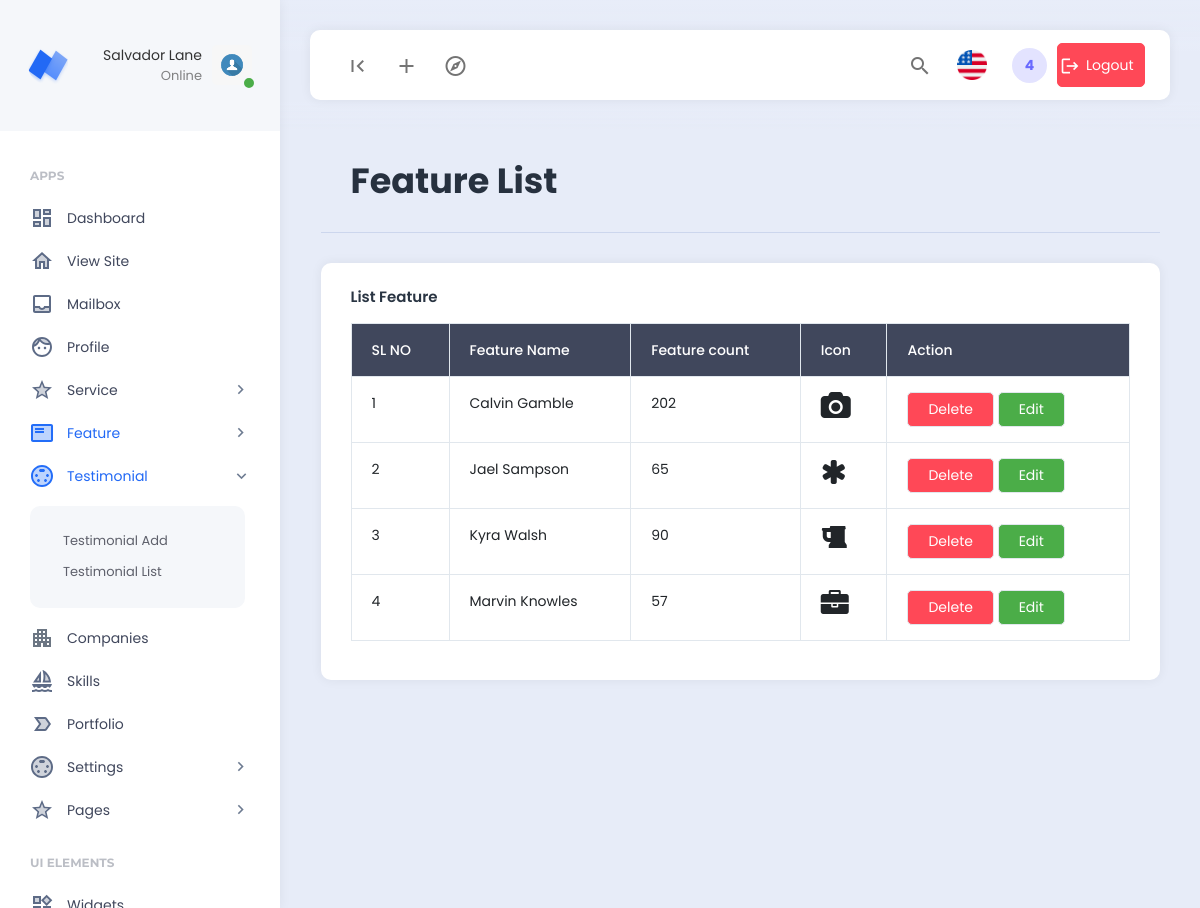
Page /dashboard/feature_list.php (signed in) on the committed database.
### tables this page shows
CREATE TABLE `users` (
  `id` int(11) NOT NULL,
  `name` varchar(100) NOT NULL,
  `email` varchar(100) NOT NULL,
  `password` varchar(100) NOT NULL,
  `phone_number` varchar(20) DEFAULT NULL,
  `account_status` varchar(20) NOT NULL DEFAULT 'active',
  `profile_photo` varchar(200) NOT NULL DEFAULT 'default_profile_photo.jpg'
);

CREATE TABLE `features` (
  `id` int(11) NOT NULL,
  `features_name` varchar(100) NOT NULL,
  `features_count` varchar(100) NOT NULL,
  `features_icon` varchar(100) NOT NULL
);

### dashboard/feature_list.php (the view, shortened to what this page needs)
<?php require_once "includes/header.php"; ?>
<div class="container">
    <div class="row">
        <div class="col">
            <div class="page-description">
                <h1>Feature List</h1>
            </div>
        </div>
    </div>
    <div class="row">
        <div class="col-md-12">
            <div class="card">
                <div class="card-header">
                    <h5 class="card-title">List Feature</h5>
                </div>
                <div class="card-body">
                    <table class="table table-bordered">
                        <thead class="table-dark">
                            <tr>
                                <th>SL NO</th>
                                <th>Feature Name</th>
                                <th>Feature count</th>
                                <th>Icon</th>
                                <th>Action</th>
                            </tr>
                        </thead>
                        <tbody>
                            <?php
                                $select_query = "SELECT * FROM `features`";
                                $features = mysqli_query($db_connect, $select_query);
                                $serial = 1;
                            ?>
                            <?php foreach($features as $feature): ?>
                                <tr>
                                    <td><?=$serial++ ?></td>
                                    <td><?=$feature['features_name'] ?></td>
                                    <td><?=$feature['features_count'] ?></td>
                                    <td><i class="fa-2x <?=$feature['features_icon'] ?>"></i></td>
                                    <td>
                                        <button value="feature_delete.php?id=<?= $feature['id'] ?>" class="btn btn-danger delete_btn">Delete</button>
                                        <a href="feature_edit.php?id=<?= $feature['id'] ?>" class="btn btn-success">Edit</a>
                                    </td>
                                </tr>
                            <?php endforeach; ?>
                        </tbody>
                    </table>
                </div>
            </div>
        </div>
    </div>
</div>
<?php require_once "includes/footer.php"; ?>

### dashboard/includes/navbar.php (shortened to what this page needs)
<div class="app-sidebar">
    <div class="logo">
        <a href="dashboard.php" class="logo-icon"><span class="logo-text">Neptune</span></a>
        <div class="sidebar-user-switcher user-activity-online">
            <a href="#">
                <img src="uploads/profile_photos/<?=$profile_photo?>">
                <span class="activity-indicator"></span>
                <span class="user-info-text"><?= (isset($_SESSION['s_name'])) ? $_SESSION['s_name'] : "" ?><br><span class="user-state-info">Online</span></span>
            </a>
        </div>
    </div>
    <div class="app-menu">
        <ul class="accordion-menu">
            <li class="sidebar-title">
                Apps
            </li>
            <li class="<?=($page_name == 'dashboard.php') ? 'active-page':'' ?>">
                <a href="dashboard.php" class="active"><i class="material-icons-two-tone">dashboard</i>Dashboard</a>
            </li>
            <li >
                <a href="../index.php" target="_blank" class="active"><i class="material-icons-two-tone">home</i>View Site</a>
            </li>
            <li class="<?=($page_name == 'mailbox.php') ? 'active-page':'' ?>">
                <a href="mailbox.php" class="active"><i class="material-icons-two-tone">inbox</i>Mailbox
                </a>
            </li>
            <li class="<?=($page_name == 'profile.php') ? 'active-page':'' ?>">
                <a href="profile.php"><i class="material-icons-two-tone">face</i>Profile</a>
            </li>
            <li class="<?=($page_name == 'services_add.php' || $page_name == 'services_list.php') ? 'active-page':'' ?>">
                <a href=""><i class="material-icons-two-tone">star</i>Service<i class="material-icons has-sub-menu">keyboard_arrow_right</i></a>
            </li>
            <li class="<?=($page_name == 'feature_add.php' || $page_name == 'feature_list.php') ? 'active-page':'' ?>">
                <a href=""><i class="material-icons-two-tone">featured_play_list </i>Feature<i class="material-icons has-sub-menu">keyboard_arrow_right</i></a>
            </li>
            <li class="<?=($page_name == 'testimonial_add.php' || $page_name == 'feature_list.php') ? 'active-page':'' ?>">
                <a href=""><i class="material-icons-two-tone">settings_input_svideo </i>Testimonial<i class="material-icons has-sub-menu">keyboard_arrow_right</i></a>
                <ul class="sub-menu">
                    <li>
                        <a class="<?=($page_name == 'testimonial_add.php') ? 'active':'' ?>" href="testimonial_add.php">Testimonial Add</a>
                    </li>
                    <li>
                        <a class="<?=($page_name == 'testimonial_list.php') ? 'active':'' ?>" href="testimonial_list.php">Testimonial List</a>
                    </li>
                </ul>
            </li>
            <li class="<?=($page_name == 'companies_add.php') ? 'active-page':'' ?>">
                <a href="companies_add.php"><i class="material-icons-two-tone">apartment</i>Companies</a>
            </li>
            <li class="<?=($page_name == 'skill_add.php') ? 'active-page':'' ?>">
                <a href="skill_add.php"><i class="material-icons-two-tone">sailing </i>Skills</a>
            </li>
            <li class="<?=($page_name == 'portfolio.php') ? 'active-page':'' ?>">
                <a href="portfolio.php"><i class="material-icons-two-tone">label_important</i>Portfolio</a>
            </li>
            <li class="<?=($page_name == 'settings.php' || $page_name == 'socialmedia_add.php') ? 'active-page':'' ?>">
                <a href=""><i class="material-icons-two-tone">settings_input_svideo </i>Settings<i class="material-icons has-sub-menu">keyboard_arrow_right</i></a>
            </li>
            <li>
                <a href=""><i class="material-icons-two-tone">star</i>Pages<i class="material-icons has-sub-menu">keyboard_arrow_right</i></a>
            </li>
            <li class="sidebar-title">
                UI Elements
            </li>
            <li>
                <a href="#"><i class="material-icons-two-tone">widgets</i>Widgets</a>
            </li>
        </ul>
    </div>
</div>

### rows in the picture
users: profile_photo (placeholder picture)
features: features_name "Calvin Gamble", features_count "202"
features: features_name "Jael Sampson", features_count "65"
features: features_name "Kyra Walsh", features_count "90"
features: features_name "Marvin Knowles", features_count "57"

### other values in the picture
$_SESSION['s_name'] "Salvador Lane"
